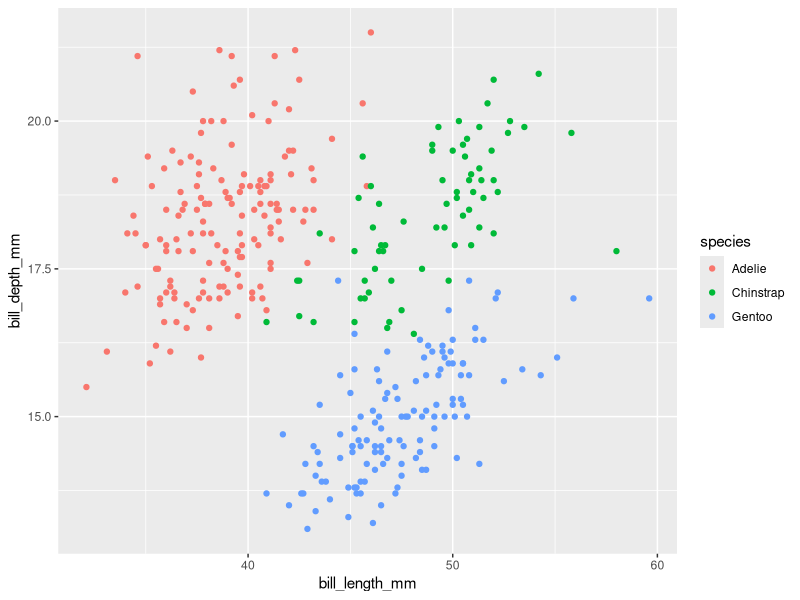
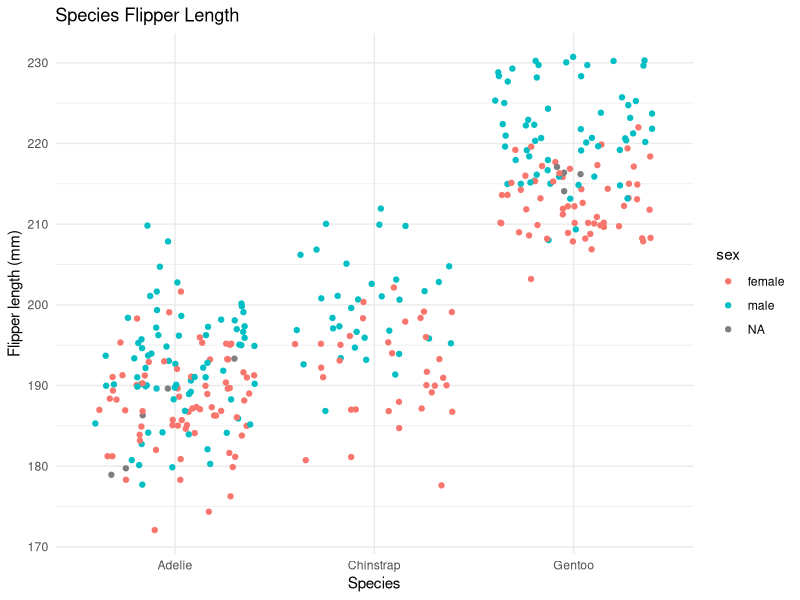

Here is the R script that generated these plots, in order:
## ---- chunk 1
library(tidyverse)
library(palmerpenguins)
## ---- chunk 2
fx = expression(x ^ 2)
df_dx = D(fx, 'x')
df_dx
x <- 3
eval(df_dx)
## ---- chunk 3
Pa = expression(2 * (3*a + 2)^4 - 5)
dP_da = D(Pa, 'a')
dP_da
a <- 1.2
eval(dP_da)
## ---- chunk 4
ggplot() +
  geom_point(data = penguins, aes(x = bill_length_mm, y = bill_depth_mm, color = species))
## ---- chunk 5
ggplot() + geom_jitter(data = penguins, aes(x = species, y = flipper_length_mm, color = sex)) + labs(x = "Species", y = "Flipper length (mm)", title = "Species Flipper Length") + theme_minimal()
